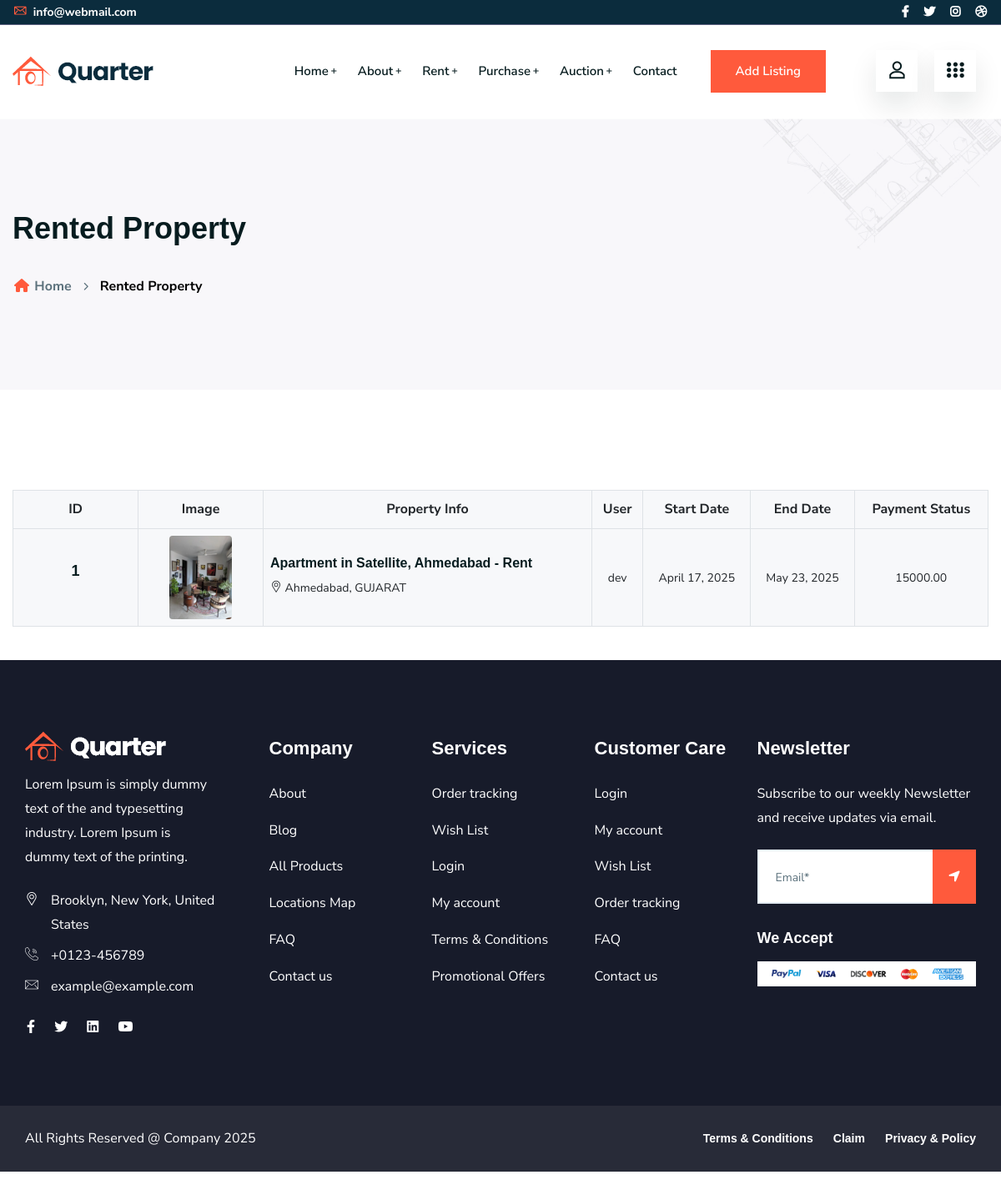
/myrent (signed in), run on the app's committed database.
### myapp/models.py (models this page shows, shortened)
class RentingPayment(models.Model):
    STATUS_CHOICES = [
        ('Pending', 'Pending'),
        ('Confirmed', 'Confirmed'),
        ('Cancelled', 'Cancelled'),
        ('Paid', 'Paid'),
        ('Not Paid', 'Not Paid'),
    ]
    user_id=models.ForeignKey(reigstermodel,on_delete=models.CASCADE, default='')
    property=models.ForeignKey(Property,on_delete=models.CASCADE,null=True, blank=True)
    total_price=models.DecimalField(max_digits=10, decimal_places=2)
    start_date = models.DateField()  # Rental start date
    end_date = models.DateField()  # Rental end date
    razorpay_order_id = models.CharField(max_length=255, blank=True, null=True)
    razorpay_payment_id = models.CharField(max_length=255, blank=True, null=True)
    status = models.CharField(max_length=20, choices=STATUS_CHOICES, default='pending')

class Property(models.Model):
    user = models.ForeignKey(reigstermodel, on_delete=models.CASCADE, null=True, blank=True, related_name='user_property')
    title = models.CharField(max_length=255)
    description = models.TextField()
    listing_type = models.CharField(max_length=50, choices=[('Rent', 'Rent'), ('Sale', 'Sale')],null=True)
    built_up_area = models.FloatField(null=True, blank=True)
    carpet_area = models.FloatField(null=True,blank=True)
    price = models.FloatField(null=True, blank=True)#models.DecimalField(max_digits=12, decimal_places=2, null=True, blank=True)
    construction_status = models.CharField(max_length=50, choices=[('Ready to Move', 'Ready to Move'), ('Under construction', 'Under construction')])
    monthly_rent = models.FloatField(null=True, blank=True)#models.DecimalField(max_digits=12, decimal_places=2, null=True, blank=True)
    security_deposit = models.CharField(max_length=50, choices=[('None', 'None'), ('1 month', '1 month'), ('2 month', '2 month'), ('Custom', 'Custom')],null=True, blank=True)
    category = models.CharField(max_length=50, choices=[('Apartments', 'Apartments'), ('Duplexes', 'Duplexes'), ('Houses', 'Houses'), ('Villas', 'Villas')])
    bhk_type = models.CharField(max_length=50, choices=[('1 RK', '1 RK'), ('1 BHK', '1 BHK'), ('1.5 BHK', '1.5 BHK'), ('2 BHK', '2 BHK'), ('3+ BHK', '3+ BHK')])
    furnishing_status = models.CharField(max_length=50, choices=[('Furnished', 'Furnished'), ('Semi-Furnished', 'Semi-Furnished'), ('Unfurnished', 'Unfurnished')])
    address = models.CharField(max_length=255)
    country = models.CharField(max_length=100)
    state = models.CharField(max_length=100)
    city = models.CharField(max_length=100)
    pincode = models.CharField(max_length=20)
    googlemap = models.TextField(null=True, blank=True)
    image = models.ImageField(upload_to='photos',null=True, blank=True)
    video_url = models.TextField(null=True, blank=True)
    virtual_tour = models.TextField(null=True, blank=True)
    def Property_photo(self):
        return mark_safe('<img src="{}" width="100"/>'.format(self.image.url))
    Property_photo.allow_tags = True
    status = models.BooleanField(default=True)
    age_of_property = models.CharField(max_length=50, blank=True, null=True)
    facing_direction = models.CharField(
        max_length=10,
        choices=[("North", "North"), ("East", "East"), ("West", "West"), ("South", "South")],
        blank=True,
        null=True
    )
    bedrooms = models.PositiveIntegerField(blank=True, null=True)
    bathrooms = models.PositiveIntegerField(blank=True, null=True)
    balconies = models.PositiveIntegerField(blank=True, null=True)
    floors_no = models.CharField(max_length=20, blank=True, null=True)
    available_from = models.DateField(blank=True, null=True)
    basement = models.CharField(max_length=255, blank=True, null=True)
    owner_notes = models.TextField(blank=True, null=True)

class reigstermodel(models.Model):
    firstname= models.CharField(max_length=15)
    lastname = models.CharField(max_length=15)
    email = models.EmailField()
    password = models.CharField(max_length=30)
    confirmpassword = models.CharField(max_length=30)

### myapp/views.py (the view)
# urls.py: path("myrent",views.myrent),
def myrent(request):
    userid = request.session["log_id"]
    propertydata = Property.objects.filter(user_id=userid)
    fetchdata = RentingPayment.objects.filter(property__in=propertydata)
    print(fetchdata)
    context = {
        "data":fetchdata
    }
    return render(request,"renthistory.html",context)

### myapp/templates/renthistory.html (shortened to what this page needs)
<!doctype html>
<html class="no-js" lang="zxx">
<head>
    <link rel="stylesheet" href="static/css/font-icons.css">
    <link rel="stylesheet" href="static/css/plugins.css">
    <link rel="stylesheet" href="static/css/style.css">
    <link rel="stylesheet" href="static/css/responsive.css">
</head>
<body>
<div class="body-wrapper">
     {% include 'nnav.html' %}
    <div class="ltn__breadcrumb-area text-left bg-overlay-white-30 bg-image "  data-bs-bg="static/img/bg/14.jpg">
        <div class="container">
            <div class="row">
                <div class="col-lg-12">
                    <div class="ltn__breadcrumb-inner">
                        <h1 class="page-title">Rented Property</h1>
                        <div class="ltn__breadcrumb-list">
                            <ul>
                                <li><a href="index.html"><span class="ltn__secondary-color"><i class="fas fa-home"></i></span> Home</a></li>
                                <li>Rented Property</li>
                            </ul>
                        </div>
                    </div>
                </div>
            </div>
        </div>
    </div>
    <div class="tab-pane">
        <div class="container my-4">
            <div class="table-responsive">
                <table class="table table-bordered align-middle text-center">
                    <thead class="thead-dark">
                        <tr>
                            <th scope="col">ID</th>
                            <th scope="col">Image</th>
                            <th scope="col">Property Info</th>
                            <th scope="col">User</th>
                            <th scope="col">Start Date</th>
                            <th scope="col">End Date</th>
                            <th scope="col">Payment Status</th>
                        </tr>
                    </thead>
                    <tbody>
                        {% for i in data %}
                        <tr>
                            <td class="ltn__my-properties-img" style="width: 150px;">
                                <h5>{{forloop.counter}}</h5>
                            </td>
                            <td class="ltn__my-properties-img" style="width: 150px;">
                                    <img src="/media/{{ i.property.image }}" alt="#" class="img-fluid rounded" style="max-height: 100px;">
                            </td>
                            <td class="text-start">
                                <div class="ltn__my-properties-info">
                                    <h6 class="mb-1">
                                        {{ i.property.title }} - {{ i.property.listing_type }}
                                    </h6>
                                    <small><i class="icon-placeholder"></i> {{ i.property.city }}, {{ i.property.state }}</small>
                                </div>
                            </td>
                            <td>
                                <small>{{i.user_id.firstname}}</small>
                            </td>
                            <td>
                                <small> {{i.start_date}} </small>
                            </td>
                            <td>
                                <small>{{i.end_date}}</small>
                            </td>
                            <td>
                                <small>{{i.total_price}}</small>
                            </td>
                        </tr>
                        {% endfor %}
                    </tbody>
                </table>
            </div>
        </div>
    </div>
    <footer class="ltn__footer-area  ">
        <div class="footer-top-area  section-bg-2 plr--5">
            <div class="container-fluid">
                <div class="row">
                    <div class="col-xl-3 col-md-6 col-sm-6 col-12">
                        <div class="footer-widget footer-about-widget">
                            <div class="footer-logo">
                                <div class="site-logo">
                                    <img src="static/img/logo-2.png" alt="Logo">
                                </div>
                            </div>
                            <p>Lorem Ipsum is simply dummy text of the and typesetting industry. Lorem Ipsum is dummy text of the printing.</p>
                            <div class="footer-address">
                                <ul>
                                    <li>
                                        <div class="footer-address-icon">
                                            <i class="icon-placeholder"></i>
                                        </div>
                                        <div class="footer-address-info">
                                            <p>Brooklyn, New York, United States</p>
                                        </div>
                                    </li>
                                    <li>
                                        <div class="footer-address-icon">
                                            <i class="icon-call"></i>
                                        </div>
                                        <div class="footer-address-info">
                                            <p><a href="tel:+0123-456789">+0123-456789</a></p>
                                        </div>
                                    </li>
                                    <li>
                                        <div class="footer-address-icon">
                                            <i class="icon-mail"></i>
                                        </div>
                                        <div class="footer-address-info">
                                            <p><a href="mailto:example@example.com">example@example.com</a></p>
                                        </div>
                                    </li>
                                </ul>
                            </div>
                            <div class="ltn__social-media mt-20">
                                <ul>
                                    <li><a href="#" title="Facebook"><i class="fab fa-facebook-f"></i></a></li>
                                    <li><a href="#" title="Twitter"><i class="fab fa-twitter"></i></a></li>
                                    <li><a href="#" title="Linkedin"><i class="fab fa-linkedin"></i></a></li>
                                    <li><a href="#" title="Youtube"><i class="fab fa-youtube"></i></a></li>
                                </ul>
                            </div>
                        </div>
                    </div>
                    <div class="col-xl-2 col-md-6 col-sm-6 col-12">
                        <div class="footer-widget footer-menu-widget clearfix">
                            <h4 class="footer-title">Company</h4>
                            <div class="footer-menu">
                                <ul>
                                    <li><a href="about.html">About</a></li>
                                    <li><a href="blog.html">Blog</a></li>
                                    <li><a href="shop.html">All Products</a></li>
                                    <li><a href="locations.html">Locations Map</a></li>
                                    <li><a href="faq.html">FAQ</a></li>
                                    <li><a href="contact.html">Contact us</a></li>
                                </ul>
                            </div>
                        </div>
                    </div>
                    <div class="col-xl-2 col-md-6 col-sm-6 col-12">
                        <div class="footer-widget footer-menu-widget clearfix">
                            <h4 class="footer-title">Services</h4>
                            <div class="footer-menu">
                                <ul>
                                    <li><a href="order-tracking.html">Order tracking</a></li>
                                    <li><a href="wishlist.html">Wish List</a></li>
                                    <li><a href="login.html">Login</a></li>
                                    <li><a href="account.html">My account</a></li>
                                    <li><a href="about.html">Terms & Conditions</a></li>
                                    <li><a href="about.html">Promotional Offers</a></li>
                                </ul>
                            </div>
                        </div>
                    </div>
                    <div class="col-xl-2 col-md-6 col-sm-6 col-12">
                        <div class="footer-widget footer-menu-widget clearfix">
                            <h4 class="footer-title">Customer Care</h4>
                            <div class="footer-menu">
                                <ul>
                                    <li><a href="login.html">Login</a></li>
                                    <li><a href="account.html">My account</a></li>
                                    <li><a href="wishlist.html">Wish List</a></li>
                                    <li><a href="order-tracking.html">Order tracking</a></li>
                                    <li><a href="faq.html">FAQ</a></li>
                                    <li><a href="contact.html">Contact us</a></li>
                                </ul>
                            </div>
                        </div>
                    </div>
                    <div class="col-xl-3 col-md-6 col-sm-12 col-12">
                        <div class="footer-widget footer-newsletter-widget">
                            <h4 class="footer-title">Newsletter</h4>
                            <p>Subscribe to our weekly Newsletter and receive updates via email.</p>
                            <div class="footer-newsletter">
                                <form action="#">
                                    <input type="email" name="email" placeholder="Email*">
                                    <div class="btn-wrapper">
                                        <button class="theme-btn-1 btn" type="submit"><i class="fas fa-location-arrow"></i></button>
                                    </div>
                                </form>
                            </div>
                            <h5 class="mt-30">We Accept</h5>
                            <img src="static/img/icons/payment-4.png" alt="Payment Image">
                        </div>
                    </div>
                </div>
            </div>
        </div>
        <div class="ltn__copyright-area ltn__copyright-2 section-bg-7  plr--5">
            <div class="container-fluid ltn__border-top-2">
                <div class="row">
                    <div class="col-md-6 col-12">
                        <div class="ltn__copyright-design clearfix">
                            <p>All Rights Reserved @ Company <span class="current-year"></span></p>
                        </div>
                    </div>
                    <div class="col-md-6 col-12 align-self-center">
                        <div class="ltn__copyright-menu text-end">
                            <ul>
                                <li><a href="#">Terms & Conditions</a></li>
                                <li><a href="#">Claim</a></li>
                                <li><a href="#">Privacy & Policy</a></li>
                            </ul>
                        </div>
                    </div>
                </div>
            </div>
        </div>
    </footer>
</div>
</body>
</html>

### myapp/static/css/responsive.css (style rules this page uses)
@media (min-width: 1200px) { .container { max-width: 1200px; } }

### data on the page
RentingPayment: property.image (picture), property "Apartment in Satellite, Ahmedabad", property.listing_type "Rent", property.city "Ahmedabad", property.state "GUJARAT", user_id.firstname "dev", start_date "April 17, 2025", end_date "May 23, 2025", total_price "15000.00"
